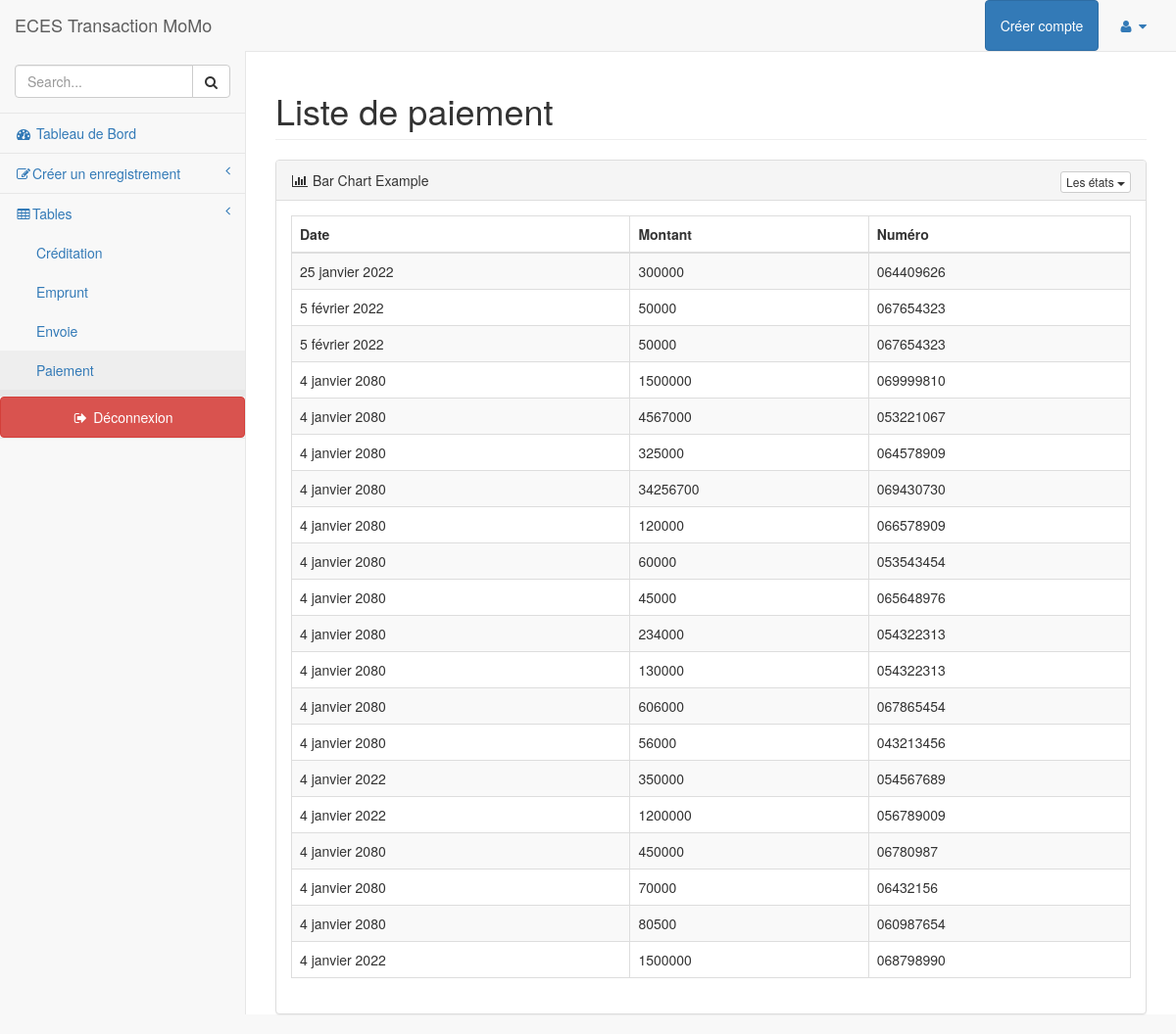
/tablepaiement/ (signed in), run on the app's committed database.
### historique/models.py (models this page shows, shortened)
class Paiement(models.Model):
    date=models.DateField()
    numero=models.CharField(max_length=9)
    montant=models.IntegerField()

### historique/views.py (the view)
# urls.py: path('tablepaiement/', views.tablepaiement,name='tablepaiement'),
@login_required
def tablepaiement(request):
    data={"db_paiement":Paiement.objects.all()}
    return  render(request,'pages/tables/tablepaiement.html',data)

### historique/templates/pages/tables/tablepaiement.html (shortened to what this page needs)
{% extends 'index.html' %}
{% block container %}
<div id="page-wrapper">
    <div class="row">
        <div class="col-lg-12">
            <h1 class="page-header">Liste de paiement</h1>
        </div>
    </div>
    <div class="panel panel-default">
        <div class="panel-heading">
            <i class="fa fa-bar-chart-o fa-fw"></i> Bar Chart Example
            <div class="pull-right">
                <div class="btn-group">
                    <button type="button" class="btn btn-default btn-xs dropdown-toggle" data-toggle="dropdown">
                        Les états
                        <span class="caret"></span>
                    </button>
                </div>
            </div>
        </div>
        <div class="panel-body">
            <div class="row">
                <div class="col-lg-12">
                    <div class="table-responsive">
                        <table class="table table-bordered table-hover table-striped">
                            <thead>
                                <tr>
                                  <th>Date</th>
                                    <th>Montant</th>
                                    <th>Numéro</th>
                                </tr>
                            </thead>
                            <tbody>
                                    {%for env in db_paiement %}
                                    <tr>
                                        <td>{{env.date}}</td>
                                        <td>{{env.montant}}</td>
                                        <td>{{env.numero}}</td>
                                    </tr>
                                    {%endfor%}
                                </tbody>
                        </table>
                    </div>
                </div>
                <div class="col-lg-8">
                </div>
            </div>
        </div>
    </div>
</div>
{% endblock %}

### data on the page
Paiement: date "25 janvier 2022", montant "300000", numero "064409626"
Paiement: date "5 février 2022", montant "50000", numero "067654323"
Paiement: date "5 février 2022", montant "50000", numero "067654323"
Paiement: date "4 janvier 2080", montant "1500000", numero "069999810"
Paiement: date "4 janvier 2080", montant "4567000", numero "053221067"
Paiement: date "4 janvier 2080", montant "325000", numero "064578909"
Paiement: date "4 janvier 2080", montant "34256700", numero "069430730"
Paiement: date "4 janvier 2080", montant "120000", numero "066578909"
Paiement: date "4 janvier 2080", montant "60000", numero "053543454"
Paiement: date "4 janvier 2080", montant "45000", numero "065648976"
Paiement: date "4 janvier 2080", montant "234000", numero "054322313"
Paiement: date "4 janvier 2080", montant "130000", numero "054322313"
Paiement: date "4 janvier 2080", montant "606000", numero "067865454"
Paiement: date "4 janvier 2080", montant "56000", numero "043213456"
Paiement: date "4 janvier 2022", montant "350000", numero "054567689"
Paiement: date "4 janvier 2022", montant "1200000", numero "056789009"
Paiement: date "4 janvier 2080", montant "450000", numero "06780987"
Paiement: date "4 janvier 2080", montant "70000", numero "06432156"
Paiement: date "4 janvier 2080", montant "80500", numero "060987654"
Paiement: date "4 janvier 2022", montant "1500000", numero "068798990"
